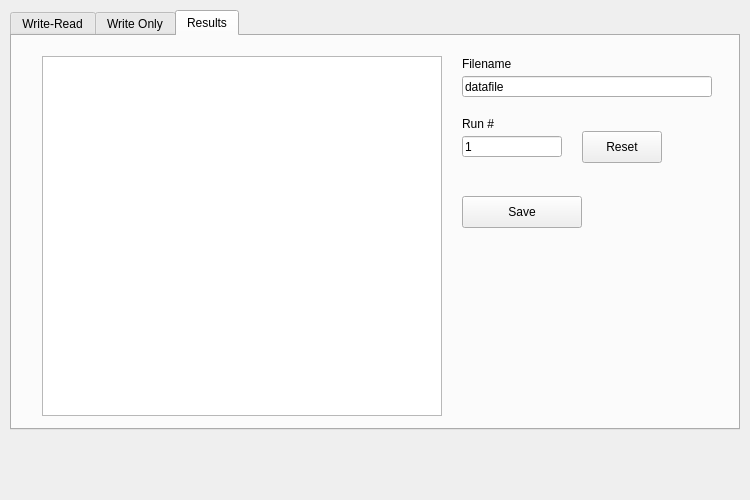
<?xml version="1.0" encoding="UTF-8"?>
<ui version="4.0">
 <class>MainWindow</class>
 <widget class="QMainWindow" name="MainWindow">
  <property name="geometry">
   <rect>
    <x>0</x>
    <y>0</y>
    <width>750</width>
    <height>500</height>
   </rect>
  </property>
  <property name="windowTitle">
   <string>MainWindow</string>
  </property>
  <widget class="QWidget" name="centralWidget">
   <widget class="QTabWidget" name="tabWidget">
    <property name="geometry">
     <rect>
      <x>10</x>
      <y>10</y>
      <width>730</width>
      <height>420</height>
     </rect>
    </property>
    <property name="currentIndex">
     <number>2</number>
    </property>
    <widget class="QWidget" name="tab_1">
     <attribute name="title">
      <string>Write-Read</string>
     </attribute>
     <widget class="QComboBox" name="comboBox_1">
      <property name="geometry">
       <rect>
        <x>130</x>
        <y>30</y>
        <width>104</width>
        <height>26</height>
       </rect>
      </property>
      <property name="currentText">
       <string>0</string>
      </property>
      <item>
       <property name="text">
        <string>0</string>
       </property>
      </item>
      <item>
       <property name="text">
        <string>1</string>
       </property>
      </item>
      <item>
       <property name="text">
        <string>2</string>
       </property>
      </item>
     </widget>
     <widget class="QComboBox" name="comboBox_2">
      <property name="geometry">
       <rect>
        <x>130</x>
        <y>60</y>
        <width>104</width>
        <height>26</height>
       </rect>
      </property>
      <item>
       <property name="text">
        <string>1x1</string>
       </property>
      </item>
      <item>
       <property name="text">
        <string>2x2</string>
       </property>
      </item>
      <item>
       <property name="text">
        <string>3x3</string>
       </property>
      </item>
     </widget>
     <widget class="QLineEdit" name="lineEdit_1">
      <property name="geometry">
       <rect>
        <x>130</x>
        <y>100</y>
        <width>120</width>
        <height>21</height>
       </rect>
      </property>
      <property name="text">
       <string>0</string>
      </property>
     </widget>
     <widget class="QLabel" name="label_1">
      <property name="geometry">
       <rect>
        <x>30</x>
        <y>30</y>
        <width>80</width>
        <height>16</height>
       </rect>
      </property>
      <property name="text">
       <string>Word line</string>
      </property>
     </widget>
     <widget class="QLabel" name="label_2">
      <property name="geometry">
       <rect>
        <x>30</x>
        <y>60</y>
        <width>80</width>
        <height>16</height>
       </rect>
      </property>
      <property name="text">
       <string>Array size</string>
      </property>
     </widget>
     <widget class="QLabel" name="label_3">
      <property name="geometry">
       <rect>
        <x>30</x>
        <y>100</y>
        <width>90</width>
        <height>16</height>
       </rect>
      </property>
      <property name="text">
       <string>Write Pattern</string>
      </property>
     </widget>
     <widget class="QLabel" name="label_4">
      <property name="geometry">
       <rect>
        <x>330</x>
        <y>30</y>
        <width>161</width>
        <height>16</height>
       </rect>
      </property>
      <property name="text">
       <string>Write pulse width [ms]</string>
      </property>
     </widget>
     <widget class="QLabel" name="label_5">
      <property name="geometry">
       <rect>
        <x>330</x>
        <y>60</y>
        <width>171</width>
        <height>16</height>
       </rect>
      </property>
      <property name="text">
       <string>Precharge pulse width [ms]</string>
      </property>
     </widget>
     <widget class="QLabel" name="label_6">
      <property name="geometry">
       <rect>
        <x>330</x>
        <y>90</y>
        <width>161</width>
        <height>16</height>
       </rect>
      </property>
      <property name="text">
       <string>GND pulse width [ms]</string>
      </property>
     </widget>
     <widget class="QLineEdit" name="lineEdit_2">
      <property name="geometry">
       <rect>
        <x>510</x>
        <y>30</y>
        <width>113</width>
        <height>21</height>
       </rect>
      </property>
      <property name="text">
       <string>100</string>
      </property>
     </widget>
     <widget class="QLineEdit" name="lineEdit_3">
      <property name="geometry">
       <rect>
        <x>510</x>
        <y>60</y>
        <width>113</width>
        <height>21</height>
       </rect>
      </property>
      <property name="text">
       <string>200</string>
      </property>
     </widget>
     <widget class="QLineEdit" name="lineEdit_4">
      <property name="geometry">
       <rect>
        <x>510</x>
        <y>90</y>
        <width>113</width>
        <height>21</height>
       </rect>
      </property>
      <property name="text">
       <string>100</string>
      </property>
     </widget>
     <widget class="QTextBrowser" name="textBrowser_1">
      <property name="geometry">
       <rect>
        <x>10</x>
        <y>260</y>
        <width>700</width>
        <height>120</height>
       </rect>
      </property>
      <property name="verticalScrollBarPolicy">
       <enum>Qt::ScrollBarAlwaysOn</enum>
      </property>
      <property name="horizontalScrollBarPolicy">
       <enum>Qt::ScrollBarAlwaysOff</enum>
      </property>
     </widget>
     <widget class="QLabel" name="label_7">
      <property name="geometry">
       <rect>
        <x>330</x>
        <y>120</y>
        <width>59</width>
        <height>16</height>
       </rect>
      </property>
      <property name="text">
       <string>Loops</string>
      </property>
     </widget>
     <widget class="QLineEdit" name="lineEdit_5">
      <property name="geometry">
       <rect>
        <x>510</x>
        <y>120</y>
        <width>113</width>
        <height>21</height>
       </rect>
      </property>
      <property name="text">
       <string>1</string>
      </property>
     </widget>
     <widget class="QPushButton" name="pushButton_1">
      <property name="geometry">
       <rect>
        <x>30</x>
        <y>160</y>
        <width>161</width>
        <height>32</height>
       </rect>
      </property>
      <property name="text">
       <string>Initialize variables</string>
      </property>
     </widget>
     <widget class="QPushButton" name="pushButton_2">
      <property name="geometry">
       <rect>
        <x>30</x>
        <y>200</y>
        <width>113</width>
        <height>32</height>
       </rect>
      </property>
      <property name="text">
       <string>RUN</string>
      </property>
     </widget>
    </widget>
    <widget class="QWidget" name="tab_2">
     <attribute name="title">
      <string>Write Only</string>
     </attribute>
     <widget class="QLabel" name="label_8">
      <property name="geometry">
       <rect>
        <x>30</x>
        <y>30</y>
        <width>80</width>
        <height>16</height>
       </rect>
      </property>
      <property name="text">
       <string>Array size</string>
      </property>
     </widget>
     <widget class="QComboBox" name="comboBox">
      <property name="geometry">
       <rect>
        <x>130</x>
        <y>30</y>
        <width>104</width>
        <height>26</height>
       </rect>
      </property>
      <item>
       <property name="text">
        <string>1x1</string>
       </property>
      </item>
      <item>
       <property name="text">
        <string>2x2</string>
       </property>
      </item>
      <item>
       <property name="text">
        <string>3x3</string>
       </property>
      </item>
     </widget>
     <widget class="QLabel" name="label">
      <property name="geometry">
       <rect>
        <x>30</x>
        <y>70</y>
        <width>91</width>
        <height>16</height>
       </rect>
      </property>
      <property name="text">
       <string>Write pattern</string>
      </property>
     </widget>
     <widget class="QLineEdit" name="lineEdit">
      <property name="geometry">
       <rect>
        <x>130</x>
        <y>70</y>
        <width>120</width>
        <height>21</height>
       </rect>
      </property>
      <property name="text">
       <string>0</string>
      </property>
     </widget>
     <widget class="QLabel" name="label_9">
      <property name="geometry">
       <rect>
        <x>330</x>
        <y>30</y>
        <width>161</width>
        <height>16</height>
       </rect>
      </property>
      <property name="text">
       <string>Write pulse width [ms]</string>
      </property>
     </widget>
     <widget class="QLabel" name="label_10">
      <property name="geometry">
       <rect>
        <x>330</x>
        <y>60</y>
        <width>161</width>
        <height>16</height>
       </rect>
      </property>
      <property name="text">
       <string>GND pulse width [ms]</string>
      </property>
     </widget>
     <widget class="QLabel" name="label_11">
      <property name="geometry">
       <rect>
        <x>330</x>
        <y>90</y>
        <width>59</width>
        <height>16</height>
       </rect>
      </property>
      <property name="text">
       <string>Loops</string>
      </property>
     </widget>
     <widget class="QLineEdit" name="lineEdit_6">
      <property name="geometry">
       <rect>
        <x>510</x>
        <y>30</y>
        <width>113</width>
        <height>21</height>
       </rect>
      </property>
      <property name="text">
       <string>100</string>
      </property>
     </widget>
     <widget class="QLineEdit" name="lineEdit_7">
      <property name="geometry">
       <rect>
        <x>510</x>
        <y>60</y>
        <width>113</width>
        <height>21</height>
       </rect>
      </property>
      <property name="text">
       <string>100</string>
      </property>
     </widget>
     <widget class="QLineEdit" name="lineEdit_8">
      <property name="geometry">
       <rect>
        <x>510</x>
        <y>90</y>
        <width>113</width>
        <height>21</height>
       </rect>
      </property>
      <property name="text">
       <string>1</string>
      </property>
     </widget>
     <widget class="QTextBrowser" name="textBrowser_2">
      <property name="geometry">
       <rect>
        <x>10</x>
        <y>260</y>
        <width>700</width>
        <height>120</height>
       </rect>
      </property>
      <property name="verticalScrollBarPolicy">
       <enum>Qt::ScrollBarAlwaysOn</enum>
      </property>
      <property name="horizontalScrollBarPolicy">
       <enum>Qt::ScrollBarAlwaysOff</enum>
      </property>
     </widget>
     <widget class="QPushButton" name="pushButton_3">
      <property name="geometry">
       <rect>
        <x>30</x>
        <y>160</y>
        <width>161</width>
        <height>32</height>
       </rect>
      </property>
      <property name="text">
       <string>Initialize variables</string>
      </property>
     </widget>
     <widget class="QPushButton" name="pushButton_4">
      <property name="geometry">
       <rect>
        <x>30</x>
        <y>200</y>
        <width>113</width>
        <height>32</height>
       </rect>
      </property>
      <property name="text">
       <string>RUN</string>
      </property>
     </widget>
    </widget>
    <widget class="QWidget" name="tab_3">
     <attribute name="title">
      <string>Results</string>
     </attribute>
     <widget class="QGraphicsView" name="graphicsView">
      <property name="geometry">
       <rect>
        <x>30</x>
        <y>20</y>
        <width>400</width>
        <height>360</height>
       </rect>
      </property>
     </widget>
     <widget class="QLineEdit" name="lineEdit_9">
      <property name="geometry">
       <rect>
        <x>450</x>
        <y>40</y>
        <width>250</width>
        <height>21</height>
       </rect>
      </property>
      <property name="text">
       <string>datafile</string>
      </property>
     </widget>
     <widget class="QLabel" name="label_12">
      <property name="geometry">
       <rect>
        <x>450</x>
        <y>20</y>
        <width>59</width>
        <height>16</height>
       </rect>
      </property>
      <property name="text">
       <string>Filename</string>
      </property>
     </widget>
     <widget class="QLabel" name="label_13">
      <property name="geometry">
       <rect>
        <x>450</x>
        <y>80</y>
        <width>59</width>
        <height>16</height>
       </rect>
      </property>
      <property name="text">
       <string>Run #</string>
      </property>
     </widget>
     <widget class="QLineEdit" name="lineEdit_10">
      <property name="geometry">
       <rect>
        <x>450</x>
        <y>100</y>
        <width>100</width>
        <height>21</height>
       </rect>
      </property>
      <property name="text">
       <string>1</string>
      </property>
     </widget>
     <widget class="QPushButton" name="pushButton">
      <property name="geometry">
       <rect>
        <x>570</x>
        <y>95</y>
        <width>80</width>
        <height>32</height>
       </rect>
      </property>
      <property name="text">
       <string>Reset</string>
      </property>
     </widget>
     <widget class="QPushButton" name="pushButton_5">
      <property name="geometry">
       <rect>
        <x>450</x>
        <y>160</y>
        <width>120</width>
        <height>32</height>
       </rect>
      </property>
      <property name="text">
       <string>Save</string>
      </property>
     </widget>
    </widget>
   </widget>
  </widget>
 </widget>
 <layoutdefault spacing="6" margin="11"/>
 <resources/>
 <connections/>
</ui>
